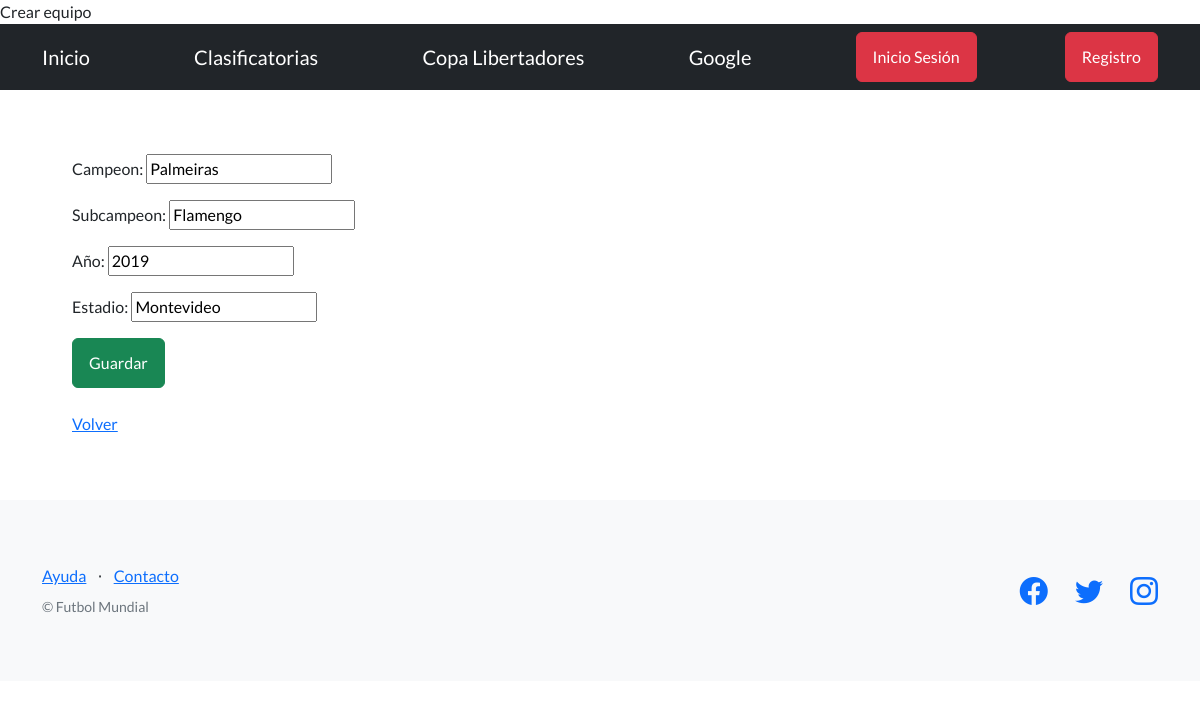
The app's page /futbol/editar-equipo/13/ with its own data.
### control/models.py (models this page shows, shortened)
class Copa_Libertadores(models.Model):
    campeon=models.CharField(max_length=150)
    subcampeon=models.CharField(max_length=150)
    año=models.IntegerField()
    estadio=models.CharField(max_length=250)

### control/views.py (the view)
# urls.py: path("editar-equipo/<int:id>/", editar_equipo, name="editar_equipo"),
def editar_equipo(request, id):
    cupos = Copa_Libertadores.objects.get(id=id)
    if request.method == "POST":
        formulario = CrearEquipo(request.POST)
        if formulario.is_valid():
            data = formulario.cleaned_data
            cupos.campeon = data['campeon']
            cupos.subcampeon = data['subcampeon']
            cupos.año = data['año']
            cupos.estadio = data['estadio']
            cupos.save()
            url_exitosa = reverse('copa')
            return redirect(url_exitosa)
    else:
        inicial = {
            'campeon': cupos.campeon,
            'subcampeon': cupos.subcampeon,
            'año': cupos.año,
            'estadio': cupos.estadio,
        }
        formulario = CrearEquipo(initial=inicial)
    return render(
        request=request,
        template_name='control/formulario_equipos.html',
        context={'formulario': formulario},
    )

### control/forms.py
class CrearEquipo(forms.Form):
    campeon = forms.CharField(required=True, max_length=100)
    subcampeon = forms.CharField(required=True, max_length=100)
    año = forms.IntegerField(required=True, max_value=20000)
    estadio = forms.CharField(required=True, max_length=250)

### control/templates/control/formulario_equipos.html (shortened to what this page needs)
{% extends "base.html" %}
{% block contenido %}
<div class="container">
<form method="post">
  {{ formulario.as_p }}
  <input class="btn btn-success" type="submit" value="Guardar"/>
</form>
<br>
<a href="{% url 'copa' %}">Volver</a>
</div>
{% endblock contenido %}

### records on screen
Copa_Libertadores: campeon "Palmeiras", subcampeon "Flamengo", año "2019", estadio "Montevideo"
